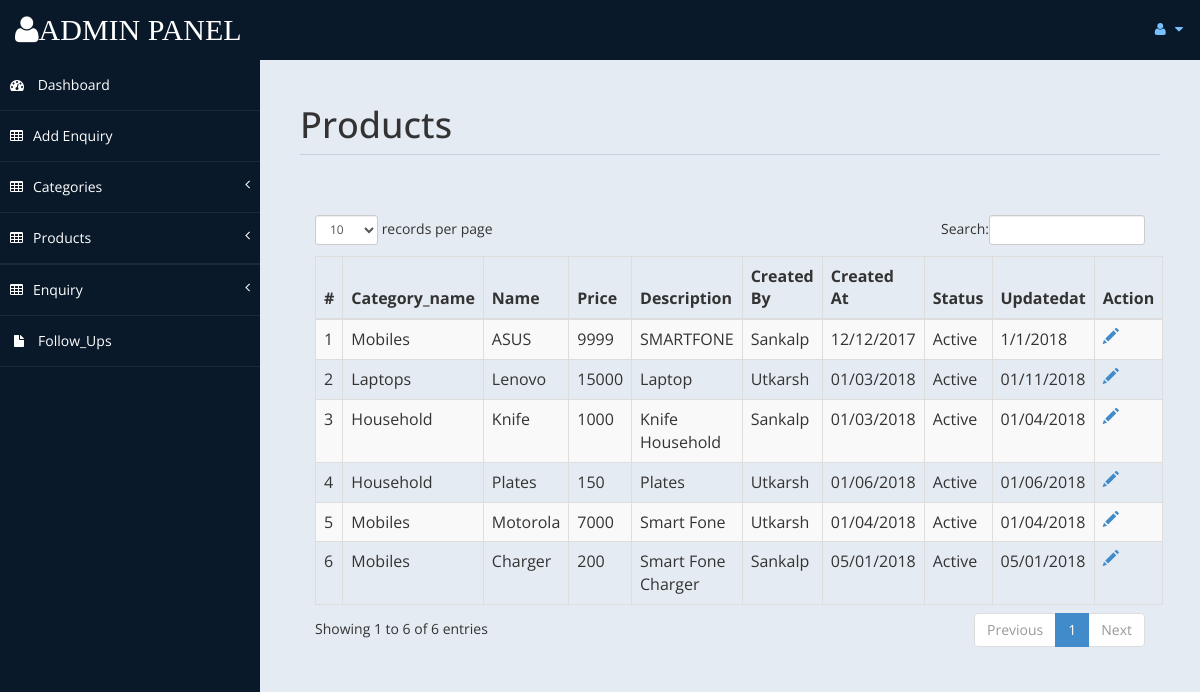
Screenshot of /product_details.php (signed in) with the database file from the repository.
### tables this page shows
CREATE TABLE IF NOT EXISTS `myusers` (
  `id` int(6) unsigned NOT NULL AUTO_INCREMENT,
  `name` varchar(30) NOT NULL,
  `number` varchar(10) DEFAULT NULL,
  `email` varchar(50) NOT NULL,
  `password` varchar(10) NOT NULL,
  `category` enum('admin','adminstrator','SE') DEFAULT NULL,
  PRIMARY KEY (`id`)
);

CREATE TABLE IF NOT EXISTS `product` (
  `id` int(4) NOT NULL AUTO_INCREMENT,
  `category_id` int(11) DEFAULT NULL,
  `name` varchar(50) DEFAULT NULL,
  `price` varchar(10) DEFAULT NULL,
  `description` varchar(500) DEFAULT NULL,
  `user_id` int(11) DEFAULT NULL,
  `createdat` varchar(50) DEFAULT NULL,
  `status` enum('Active','InActive') DEFAULT NULL,
  `updatedat` varchar(50) DEFAULT NULL,
  `assigned` int(50) DEFAULT NULL,
  PRIMARY KEY (`id`),
  KEY `user_id` (`user_id`),
  KEY `category_id` (`category_id`)
);

CREATE TABLE IF NOT EXISTS `category` (
  `id` int(4) NOT NULL AUTO_INCREMENT,
  `category_name` varchar(100) DEFAULT NULL,
  `user_id` int(11) DEFAULT NULL,
  `createdat` varchar(50) DEFAULT NULL,
  `status` enum('Active','InActive') DEFAULT NULL,
  `updatedat` varchar(50) DEFAULT NULL,
  PRIMARY KEY (`id`),
  KEY `user_id` (`user_id`)
);

### product_details.php (the view, shortened to what this page needs)
<?php include('db1.php');
include('session.php');
 ?>
<!DOCTYPE html>
<html xmlns="http://www.w3.org/1999/xhtml">
<head>
    <link href="assets/css/bootstrap.css" rel="stylesheet" />
    <link href="assets/css/font-awesome.css" rel="stylesheet" />
    <link href="assets/css/custom-styles.css" rel="stylesheet" />
      <link href="assets/js/dataTables/dataTables.bootstrap.css" rel="stylesheet" />
</head>
<body  style="overflow-x:hidden;">
    <div id="wrapper">
        <div id="page-wrapper" >
            <div id="page-inner">
			 <div class="row">
                    <div class="col-md-12">
                        <h1 class="page-header">Products</h1>
                             <div class="panel-body">
                            <div class="table-responsive">
                         <?php
                    $i=1;
                    $sql = "SELECT * FROM product";
                    if($result = mysqli_query($conn, $sql)){
                        if(mysqli_num_rows($result) > 0){
                            echo "<table class='table table-striped table-bordered table-hover' id='dataTables-example'>";
                                echo "<thead>";
                                    echo "<tr>";
                                        echo "<th>#</th>";
                                        echo "<th>Category_name</th>";
                                        echo "<th>Name</th>";
                                        echo "<th>Price</th>";
                                        echo "<th>Description</th>";
                                        echo "<th>Created By</th>";
                                        echo "<th>Created At</th>";
                                        echo "<th>Status</th>";
                                        echo "<th>Updatedat</th>";
                                        echo "<th>Action</th>";
                                    echo "</tr>";
                                echo "</thead>";
                                echo "<tbody>";
                                while($row = mysqli_fetch_array($result)){
                                    echo "<tr>";
                                    echo "<td>".$i++."</td>";
                                    $sql2= "SELECT category_name FROM category where id=". $row['category_id']. "";
                    if($result2 = mysqli_query($conn, $sql2)){
                        if(mysqli_num_rows($result2) > 0){
                                while($row2 = mysqli_fetch_array($result2)){
                            echo "<td>" . $row2['category_name'] . "</td>";
                            }
                        }
                    }
                                     echo "<td>" . $row['name'] . "</td>";
                                        echo "<td>" . $row['price'] . "</td>";
                                        echo "<td>" . $row['description'] . "</td>";
                                    $sql1= "SELECT name FROM myusers where id=". $row['user_id']. "";
                    if($result1 = mysqli_query($conn, $sql1)){
                        if(mysqli_num_rows($result1) > 0){
                                while($row1 = mysqli_fetch_array($result1)){
                            echo "<td>" . $row1['name'] . "</td>";
                            }
                        }
                    }
                                        echo "<td>" . $row['createdat'] . "</td>";
                                        echo "<td>" . $row['status'] . "</td>";
                                        echo "<td>" . $row['updatedat'] . "</td>";
                                                                                echo "<td>";
                                            echo "<a href='product/updateproduct.php?id=". $row['id'] ."' title='Update Record' data-toggle='tooltip'><span class='glyphicon glyphicon-pencil'></span></a>";
                                        echo "</td>";
                                    echo "</tr>";
                                }
                                echo "</tbody>";
                            echo "</table>";
                        } else{
                            echo "<p class='lead'><em>No records were found.</em></p>";
                        }
                    } else{
                        echo "ERROR: Could not able to execute $sql. " . mysqli_error($conn);
                    }
                    ?>
                </div>
            </div>
                    </div>
                </div>
				</div>
            </div>
        </div>
</body>
</html>

### session.php (shortened to what this page needs)
<?php
   include('db.php');
   $user_check=$_SESSION['email'];
                    include('include/adminheader.php');
                             $sql= "SELECT * FROM myusers where email='$user_check'";
                    if($result = mysqli_query($conn, $sql)){
                        if(mysqli_num_rows($result) > 0){
                                while($row = mysqli_fetch_array($result)){
                             $category=$row['category'];
                             $id=$row['id'];
                            }
                        }
                    }
                    $sql3= "SELECT * FROM myusers where id='$id'";
                    if($result3 = mysqli_query($conn, $sql3)){
                        if(mysqli_num_rows($result3) > 0){
                                while($row3 = mysqli_fetch_array($result3)){
                            if($category==='admin' || $category==='adminstrator')
                            {
                           include('include/adminleftnavigation.php');                            }
                            else
                            {
                         include('include/adminleftnavigation2.php');
                            }
                        }
                        }
                    }
?>

### include/adminleftnavigation2.php (shortened to what this page needs)
<nav class="navbar-default navbar-side" role="navigation">
            <div class="sidebar-collapse">
                <ul class="nav" id="main-menu">
                    <li>
                        <a href="index.php"><i class="fa fa-dashboard"></i> Dashboard</a>
                    </li>
                    <li>
                                <a href="enquiry_create.php"><i class="fa fa-table"></i>Add Enquiry</a>
                            </li>
                    <li>
                        <a href="#"><i class="fa fa-table"></i>Categories<span class="fa arrow"></span></a>
                    </li>
                     <li>
                        <a href="#"><i class="fa fa-table"></i>Products<span class="fa arrow"></span></a>
                    </li>
                    <li>
                        <li>
                        <a href="#"><i class="fa fa-table"></i>Enquiry<span class="fa arrow"></span></a>
                    </li>
                    <li>
                        <a href="followup_details.php"><i class="fa fa-fw fa-file"></i>Follow_Ups</a>
                    </li>
                </ul>
            </div>
        </nav>

### assets/css/custom-styles.css (style rules this page uses)
body { font-family: 'Open Sans', sans-serif; }
#wrapper { width: 100%; background:#09192A; }
#page-wrapper { padding: 15px 15px; min-height: 600px; background:#E5EBF2; }
#page-inner { width:100%; margin:10px 20px 10px 0px; background-color:transparent; padding:10px; min-height:1200px; }
h1, .h1, h2, .h2, h3, .h3 { margin-top: 7px; margin-bottom: -5px; }
.page-header { padding-bottom: 9px; margin: 10px 0 45px; border-bottom: 1px solid #C7D1DD; }
.arrow { float: right; }
.fa.arrow:before { content: "\f104"; }
.sidebar-collapse , .sidebar-collapse .nav { background:none; }
.sidebar-collapse .nav { padding:0; }
.sidebar-collapse .nav > li > a { color:#fff; background:transparent; text-shadow:none; }
.sidebar-collapse > .nav > li > a { padding:15px 10px; }
.sidebar-collapse > .nav > li { border-bottom: 1px solid rgba(107, 108, 109, 0.19); }
.navbar-side { border:none; background-color: transparent; }
.navbar-default { border:0px solid black; }
.nav > li > a > i { margin-right:10px; }
@media (min-width:768px) { #page-wrapper { margin: 0 0 0 260px; padding: 15px 30px; min-height: 1200px; } }
@media (min-width:768px) { .navbar-side { z-index: 1; position: absolute; width: 260px; } }

### rows the page displays
myusers: category "Dashboard", name "Utkarsh"
product: name "ASUS", price "9999", description "SMARTFONE", createdat "12/12/2017", status "Active", updatedat "1/1/2018"
category: category_name "Mobiles"
myusers: name "Sankalp"
product: name "Lenovo", price "15000", description "Laptop", createdat "01/03/2018", status "Active", updatedat "01/11/2018"
category: category_name "Laptops"
product: name "Knife", price "1000", description "Knife Household", createdat "01/03/2018", status "Active", updatedat "01/04/2018"
category: category_name "Household"
product: name "Plates", price "150", description "Plates", createdat "01/06/2018", status "Active", updatedat "01/06/2018"
product: name "Motorola", price "7000", description "Smart Fone", createdat "01/04/2018", status "Active", updatedat "01/04/2018"
product: name "Charger", price "200", description "Smart Fone Charger", createdat "05/01/2018", status "Active", updatedat "05/01/2018"
